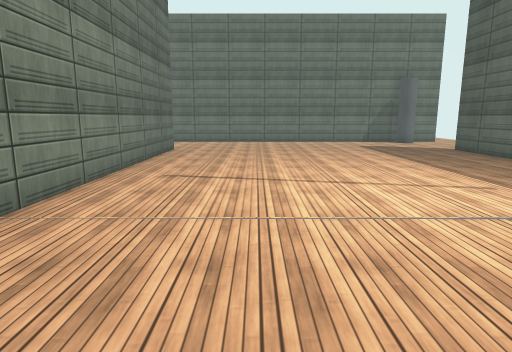
[1] (above)

18 first-person views from a walk through a 3-D level made in the Unity game engine. The camera is 1.4 m above the floor, tilts 10° down and sees 75° across. The floor is counted in squares, 1 m on a side. Each view is taken from the middle of a square. On the plan, view 1 faces up. The plan holds only what a view shows up to about 15 squares ahead; the rest is blank. The place goes on beyond the plan. Surface patterns are stand-ins for the level's own textures.

[2]
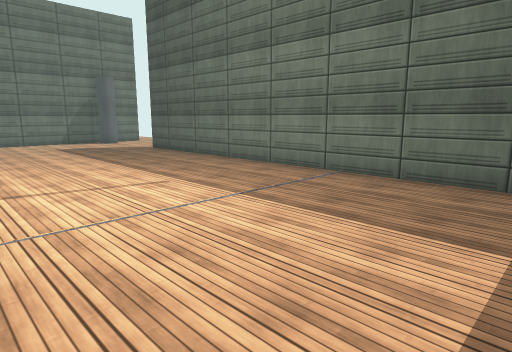

[3]
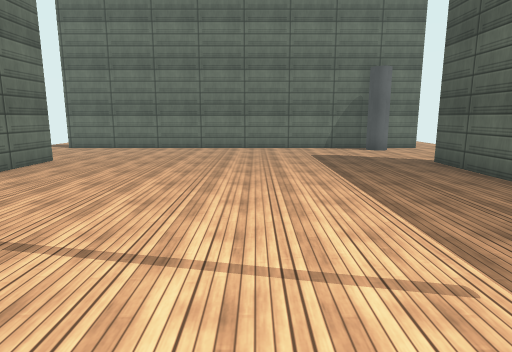

[4]
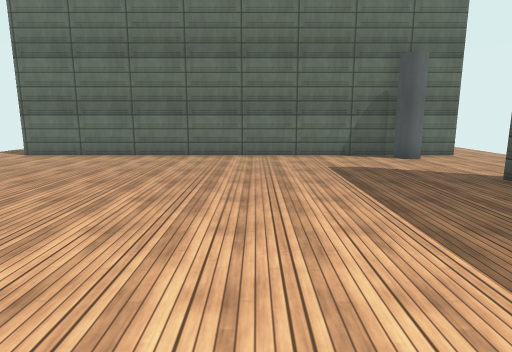

[5]
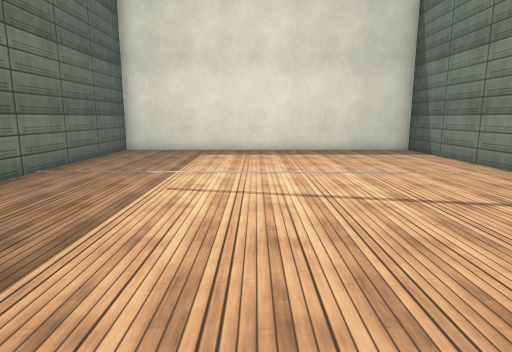

[6]
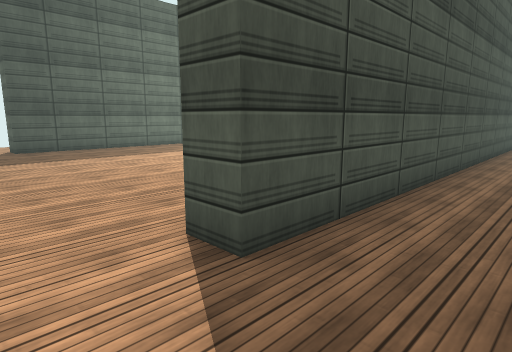

[7]
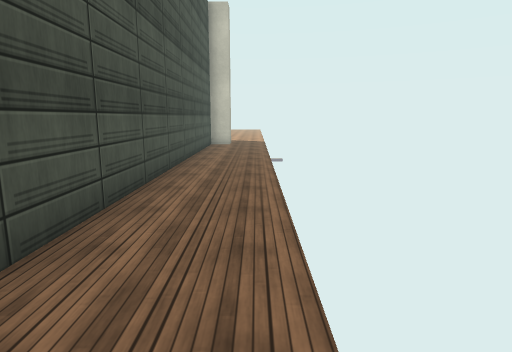

[8]
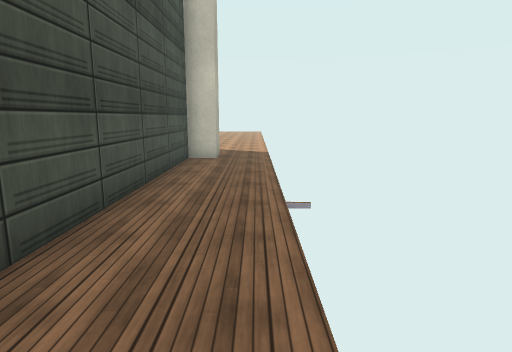

[9]
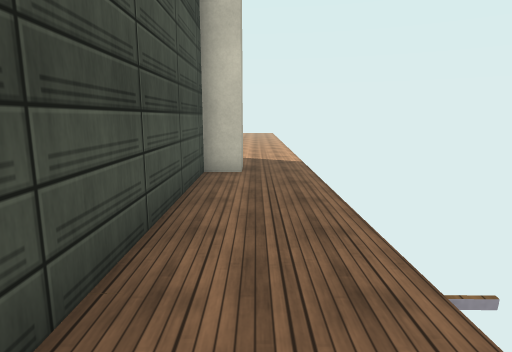

[10]
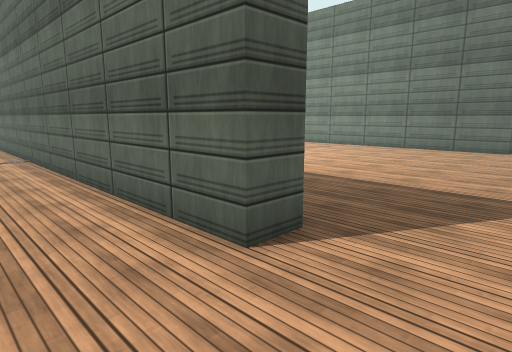

[11]
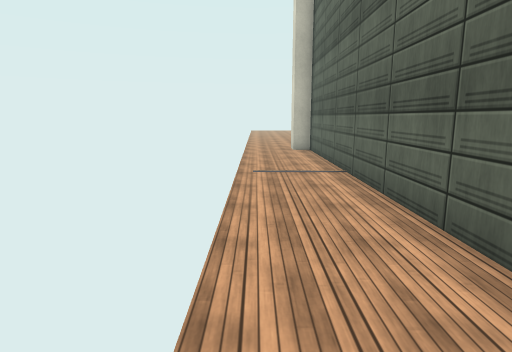

[12]
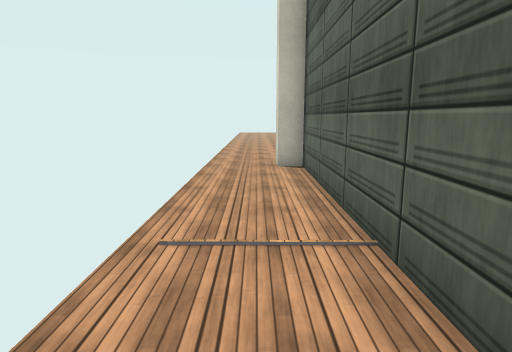

[13]
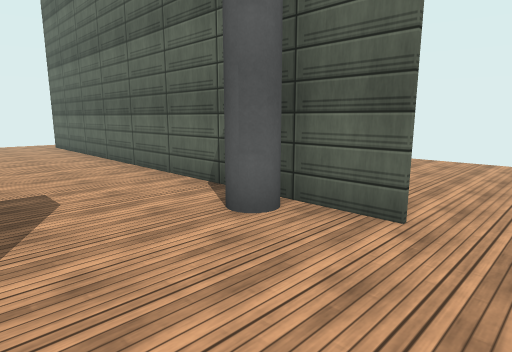

[14]
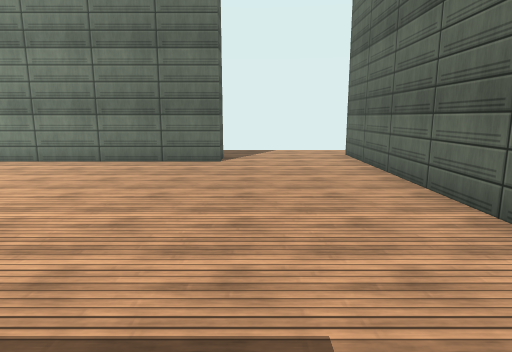

[15]
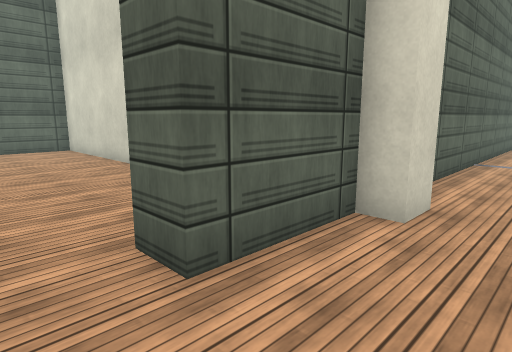

[16]
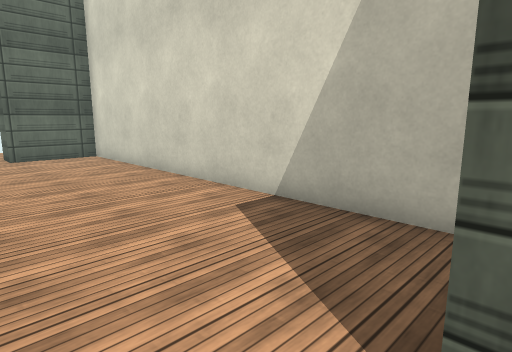

[17]
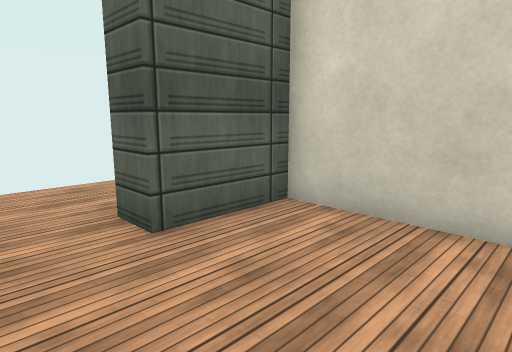

[18]
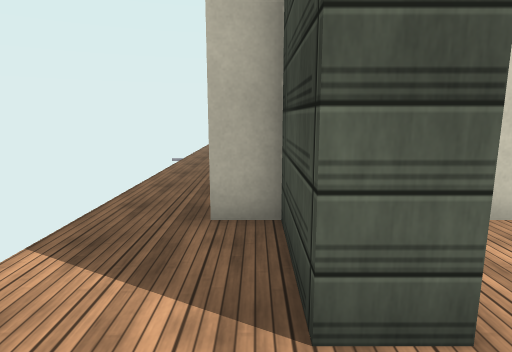

### Floor plan
Points are (right, up) in squares from view 1. A wall is a line through its corners. A room is listed if a view was taken in it or the views show most of it. See-through windows are left out.
Room 1 (views 1, 2, 3, 4, 5, 6, 7, 8, 9, 10, 11, 12, 13, 14, 15)
walls: (10.4, -1.6) (10.4, -2.6); (-4.7, -1.6) (-4.7, 14.9) (-3.6, 14.9) (-3.6, -1.6) (8.7, -1.6) (8.7, 14.5) (9.6, 14.5) (9.6, -1.6); (9.6, -2.6) (9.6, -5.5); (10.5, 19.4) (-5.6, 19.4); (-5.6, -2.6) (-5.6, -1.6); (-4.7, -5.1) (-4.7, -2.6)
ways out: opening at (-4.5, -6.5) to room 2; opening at (9.5, -6.5) to room 2; opening at (-6.5, 19); opening at (11.5, 19)
objects: other object (8, 18) to (8, 19)
Room 2 (views 16, 17, 18)
walls: (8, -2.6) (-3.6, -2.6) (-3.6, -5.1) (-4.7, -5.1); (9.6, -5.5) (8.6, -5.5)
ways out: opening at (-4.5, -6.5) to room 1; opening at (9.5, -6.5) to room 1

Where each view was taken, in squares from view 1:
view 1: 0 up, 0 right, facing up
view 2: 0 up, 1 right, facing up-right
view 3: 4 up, 3 right, facing up
view 4: 7 up, 3 right, facing up
view 5: 13 up, 3 right, facing down
view 6: 17 up, 7 left, facing down-right
view 7: 16 up, 7 left, facing down
view 8: 10 up, 7 left, facing down
view 9: 7 up, 6 left, facing down
view 10: 17 up, 12 right, facing down-left
view 11: 13 up, 12 right, facing down
view 12: 8 up, 11 right, facing down
view 13: 15 up, 12 right, facing up-left
view 14: 16 up, 7 right, facing left
view 15: 7 down, 12 right, facing up-left
view 16: 7 down, 9 right, facing up-left
view 17: 7 down, 0 right, facing up-left
view 18: 7 down, 5 left, facing up
